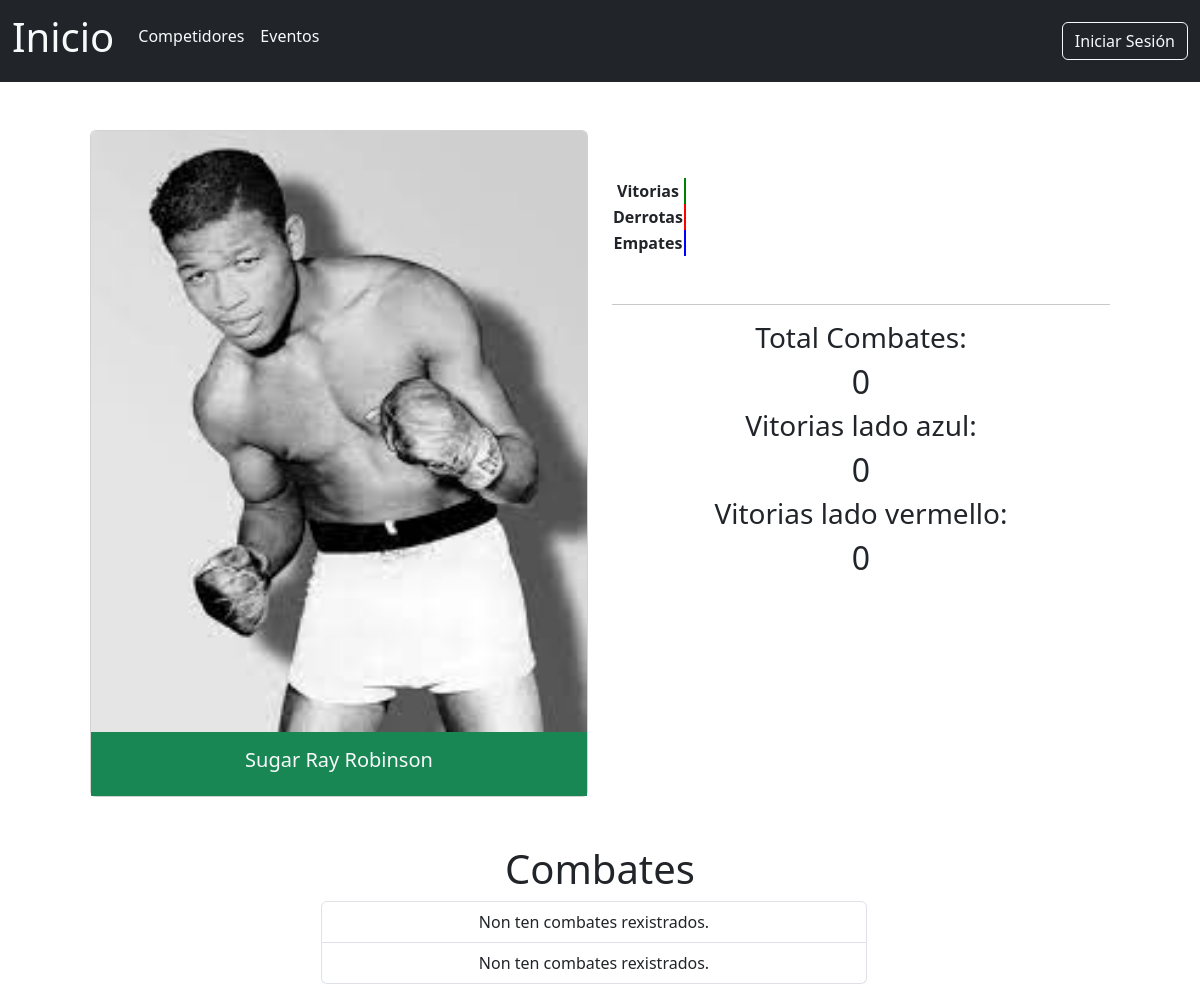
Page /competidores/8/ on the committed database.
### boxGal/models.py (models this page shows, shortened)
class Competidor(models.Model):
    id_competidor = models.BigAutoField(auto_created=True, primary_key=True)
    nome_competidor = models.CharField(max_length=255)
    apelidos_competidor = models.CharField(max_length=255)
    peso_competidor = models.CharField(max_length=255)
    vitorias = models.IntegerField()
    derrotas = models.IntegerField()
    empates = models.IntegerField()
    foto_competidor = models.ImageField(upload_to='competidores/', blank=True, null=True)

class Combate(models.Model):
    id_combate = models.BigAutoField(auto_created=True, primary_key=True)
    boxeador_azul = models.ForeignKey(Competidor, related_name='combates_azul', on_delete=models.CASCADE)
    boxeador_vermello = models.ForeignKey(Competidor, related_name='combates_vermello', on_delete=models.CASCADE)
    evento_combate = models.ForeignKey(Evento, on_delete=models.CASCADE)
    peso_combate = models.CharField(max_length=255)
    categoria_combate = models.CharField(max_length=255)
    arbitro = models.CharField(max_length=255)
    resultado = models.CharField(max_length=255)
    data_combate = models.DateField()
    likes = models.ManyToManyField(Usuario,related_name='combates_gustados', blank=True)

### boxGal/views.py (the view)
# urls.py: path('competidores/<int:id>/', views.perfilCompetidorHTML),
def perfilCompetidorHTML(request, id):
  competidorEspecifico = Competidor.objects.get(id_competidor=id)
  numeroCombates_azul = Combate.objects.filter(boxeador_azul_id=id).count()
  numeroCombates_vermello = Combate.objects.filter(boxeador_vermello_id=id).count()
  totalCombates = Combate.objects.filter(Q(boxeador_azul_id=id) | Q(boxeador_vermello_id=id)).count()
  listaCombates = Combate.objects.all()
  vitorias= Competidor.objects.filter(vitorias=id)
  derrotas= Competidor.objects.filter(derrotas=id)
  empates= Competidor.objects.filter(empates=id)
  porcentaxeVitorias = 50/100
  porcentaxeDerrotas = 45/100
  porcentaxeEmpates = 5/100
  contido = {
    'competidor':competidorEspecifico,
    'totalCombates':totalCombates,
    'numeroCombates_azul':numeroCombates_azul,
    'numeroCombates_vermello':numeroCombates_vermello,
    'listaCombates':listaCombates,
    'vitorias':vitorias,
    'derrotas':derrotas,
    'empates':empates,
    'porcentaxeVitorias':porcentaxeVitorias,
    'porcentaxeDerrotas':porcentaxeDerrotas,
    'porcentaxeEmpates':porcentaxeEmpates
  }
  template = loader.get_template('perfilCompetidor.html')
  return HttpResponse(template.render(contido, request))

### boxGal/templates/perfilCompetidor.html (shortened to what this page needs)
{% extends 'header.html' %}
{% block corpo %}
  <div class="container text-center">
    <div class="row p-5">
      <div class="col-12 col-md-6">
        <div class="card">
          {% if competidor.foto_competidor %}
            <img src="{{ competidor.foto_competidor.url }}" alt="{{ competidor.nome_competidor }}" class="card-img-top" />
          {% else %}
            <img src="/media/competidores/defaultCompetidor.png" alt="{{ competidor.nome_competidor }}" class="card-img-top" />
          {% endif %}
          <div class="card-body bg-success text-light">
            <h5 class="card-title">{{ competidor.nome_competidor }} {{ competidor.apelidos_competidor }}</h5>
          </div>
        </div>
      </div>
      <div class="col-12 col-md-6">
        <div class="row my-5">
          <div id="animations-example-4">
            <table class="charts-css column show-labels hide-data data-spacing-5 show-primary-axis">
              <tbody>
                <tr>
                  <th scope="row">Vitorias</th> <td style="--size: {{ porcentaxeVitorias }}; background:green;"></td>
                </tr> <tr>
                  <th scope="row">Derrotas</th> <td style="--size: {{ porcentaxeDerrotas }}; background:red;"></td>
                </tr> <tr>
                  <th scope="row">Empates</th> <td style="--size: {{ porcentaxeEmpates }}; background:blue;"></td>
                </tr>
              </tbody>
            </table>
          </div>
        </div>
        <hr />
        <div class="row">
          <h3>Total Combates:</h3>
          <h2>{{ totalCombates }}</h2>
          <h3>Vitorias lado azul:</h3>
          <h2>{{ numeroCombates_azul }}</h2>
          <h3>Vitorias lado vermello:</h3>
          <h2>{{ numeroCombates_vermello }}</h2>
        </div>
      </div>
    </div>
    <div class="row w-50 mx-auto">
      <h1 class="text-center">Combates</h1>
      <ul class="list-group">
        {% for combate in listaCombates %}
          {% if combate.boxeador_azul == competidor or combate.boxeador_vermello == competidor %}
            <li class="list-group-item text-center">
              <a href="{% url 'combateEspecifico' combate.id_combate %}">{{ combate }}</a>
            </li>
          {% else %}
            <li class="list-group-item text-center">Non ten combates rexistrados.</li>
          {% endif %}
        {% endfor %}
      </ul>
    </div>
  </div>
{% endblock %}

### rows in the picture
Competidor: foto_competidor (picture), nome_competidor "Sugar Ray", apelidos_competidor "Robinson"
Combate: shows "Non ten combates rexistrados."
Combate: shows "Non ten combates rexistrados."

### other values in the picture
{{ totalCombates }} "0"
{{ numeroCombates_azul }} "0"
{{ numeroCombates_vermello }} "0"
